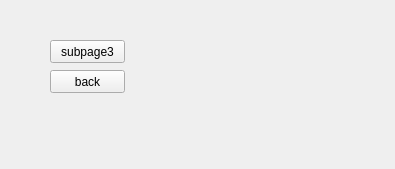
<?xml version="1.0" encoding="UTF-8"?>
<ui version="4.0">
 <class>SubForm2</class>
 <widget class="QWidget" name="SubForm2">
  <property name="geometry">
   <rect>
    <x>0</x>
    <y>0</y>
    <width>395</width>
    <height>169</height>
   </rect>
  </property>
  <property name="windowTitle">
   <string>Form</string>
  </property>
  <widget class="QPushButton" name="pushButton">
   <property name="geometry">
    <rect>
     <x>50</x>
     <y>40</y>
     <width>75</width>
     <height>23</height>
    </rect>
   </property>
   <property name="text">
    <string>subpage3</string>
   </property>
  </widget>
  <widget class="QPushButton" name="back">
   <property name="geometry">
    <rect>
     <x>50</x>
     <y>70</y>
     <width>75</width>
     <height>23</height>
    </rect>
   </property>
   <property name="text">
    <string>back</string>
   </property>
  </widget>
 </widget>
 <resources/>
 <connections/>
</ui>
